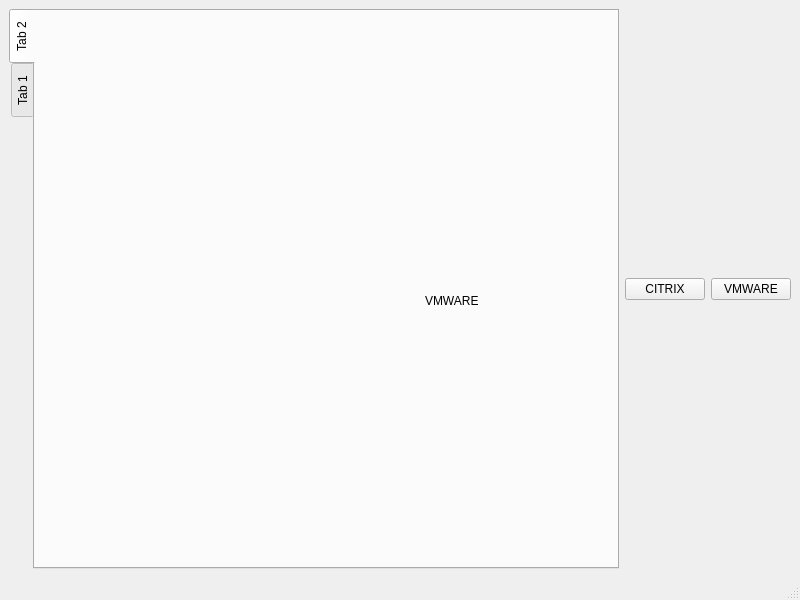
<?xml version="1.0" encoding="UTF-8"?>
<ui version="4.0">
 <class>MainWindow</class>
 <widget class="QMainWindow" name="MainWindow">
  <property name="geometry">
   <rect>
    <x>0</x>
    <y>0</y>
    <width>800</width>
    <height>600</height>
   </rect>
  </property>
  <property name="windowTitle">
   <string>MainWindow</string>
  </property>
  <widget class="QWidget" name="centralwidget">
   <layout class="QGridLayout" name="gridLayout">
    <item row="1" column="0">
     <layout class="QHBoxLayout" name="horizontalLayout">
      <item>
       <widget class="QTabWidget" name="tabbed">
        <property name="enabled">
         <bool>true</bool>
        </property>
        <property name="tabPosition">
         <enum>QTabWidget::West</enum>
        </property>
        <property name="tabShape">
         <enum>QTabWidget::Rounded</enum>
        </property>
        <property name="currentIndex">
         <number>0</number>
        </property>
        <property name="elideMode">
         <enum>Qt::ElideMiddle</enum>
        </property>
        <property name="tabsClosable">
         <bool>false</bool>
        </property>
        <widget class="QWidget" name="tab_2">
         <attribute name="title">
          <string>Tab 2</string>
         </attribute>
         <widget class="QLabel" name="label_2">
          <property name="geometry">
           <rect>
            <x>390</x>
            <y>280</y>
            <width>65</width>
            <height>20</height>
           </rect>
          </property>
          <property name="text">
           <string>VMWARE</string>
          </property>
         </widget>
        </widget>
        <widget class="QWidget" name="tab">
         <attribute name="title">
          <string>Tab 1</string>
         </attribute>
         <widget class="QLabel" name="label">
          <property name="geometry">
           <rect>
            <x>210</x>
            <y>190</y>
            <width>65</width>
            <height>20</height>
           </rect>
          </property>
          <property name="text">
           <string>CITRIX</string>
          </property>
         </widget>
        </widget>
       </widget>
      </item>
      <item>
       <widget class="QPushButton" name="pushButton_2">
        <property name="text">
         <string>CITRIX</string>
        </property>
       </widget>
      </item>
      <item>
       <widget class="QPushButton" name="pushButton">
        <property name="text">
         <string>VMWARE</string>
        </property>
       </widget>
      </item>
     </layout>
    </item>
   </layout>
  </widget>
  <widget class="QStatusBar" name="statusbar"/>
 </widget>
 <resources/>
 <connections/>
</ui>
